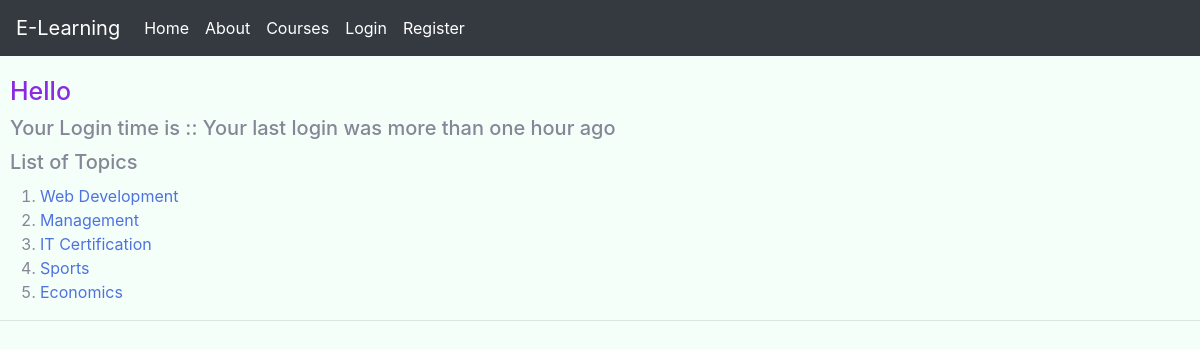
The page /myapp/ on the database its author committed.
### myapp/models.py (models this page shows, shortened)
class Topic(models.Model):
    name = models.CharField(max_length=200)
    category = models.CharField(max_length=200, blank=False, null=False, default=" ")

### myapp/views.py (the view)
# urls.py: path(r'', views.index, name='index'),
def index(request):
    top_list = Topic.objects.all().order_by('id')[:10]
    course_list = Course.objects.all().order_by('-price')[:5]
    if request.session.get('last_login',default=None) is None:
        login_time="Your last login was more than one hour ago"
    else:
        login_time=request.session.get('last_login')
    return render(request, 'myapp/index.html', {'top_list': top_list, 'course_list': course_list,'login_time':login_time})

### myapp/templates/myapp/index.html (shortened to what this page needs)
{% extends 'myapp/base.html' %}
{% block body_block %}
    <h5>Your Login time is :: {{login_time}}</h5>
    {% if top_list %}
    <h5>List of Topics</h5>
    <ol>
        {% for top in top_list %}
            <li><a href="{% url 'myapp:detail' top.id %}">{{ top.name }}</a></li>
        {% endfor %}
    </ol>
{% else %}
    <strong>There are no available topics!</strong>
{% endif %}
{% endblock %}

### myapp/static/myapp/style.css (style rules this page uses)
h4,h5 { margin: 10px; }
body { font-family: "Nunito", -apple-system, BlinkMacSystemFont, "Segoe UI", Roboto, "Helvetica Neue", Arial, sans-serif, "Apple Color Emoji", "Segoe UI Emoji", "Segoe UI Symbol", "Noto Color Emoji"; font-size: 1rem; font-weight: 400; line-height: 1.5; color: #858796; text-align: left; background-color: mintcream; }
a { color: #4e73df; text-decoration: none; background-color: transparent; }

### rows shown on the page
Topic: name "Web Development"
Topic: name "Management"
Topic: name "IT Certification"
Topic: name "Sports"
Topic: name "Economics"

### other values the page prints
{{ login_time }} "Your last login was more than one hour ago"
